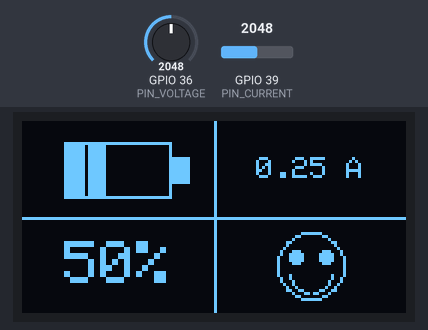
Bench run of a sketch on a simulated ESP32. Shown: 128×64 one-colour display. Inputs (shaded band) come from the test bench; at power-on: GPIO 36 (PIN_VOLTAGE) = 2048, GPIO 39 (PIN_CURRENT) = 2048.

Above: at 1.8 s.
1.9 s: GPIO 36 (PIN_VOLTAGE) set to 2866
At 2.9 s:
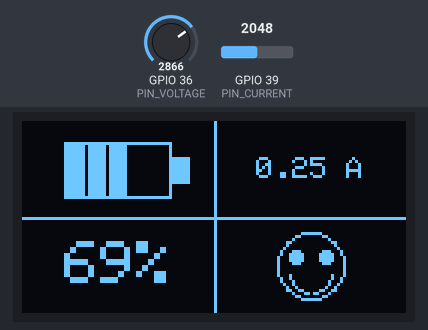
3.6 s: GPIO 39 (PIN_CURRENT) set to 2866
5.6 s: GPIO 36 (PIN_VOLTAGE) set to 3603
At 7.3 s:
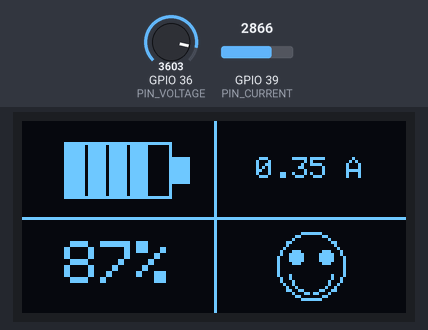
7.7 s: GPIO 39 (PIN_CURRENT) set to 3603
At 9.4 s:
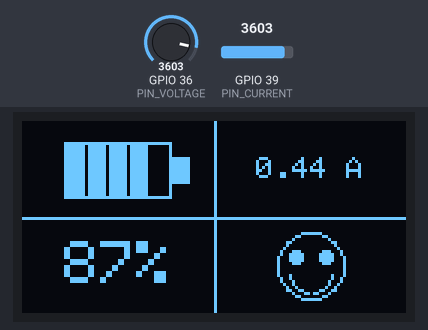
9.7 s: GPIO 36 (PIN_VOLTAGE) set to 4095
At 10.6 s:
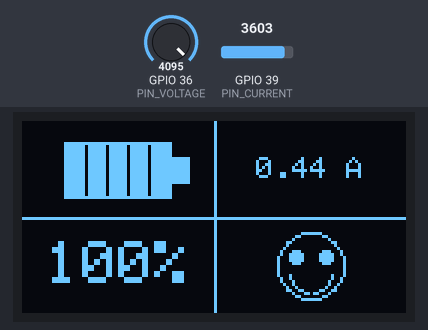
11.8 s: GPIO 39 (PIN_CURRENT) set to 4095
At 12.8 s:
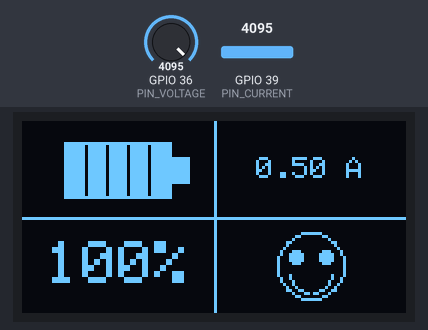
Timing chart, 0 to 14.8 s (numbered marks = the images above; inputs shaded):
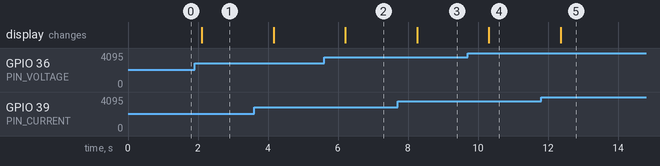

The sketch:

Test_5_battery_based_on_potental_difference.ino
```cpp
#include <Wire.h>
#include <Adafruit_GFX.h>
#include <Adafruit_SSD1306.h>

#define SCREEN_WIDTH   128
#define SCREEN_HEIGHT   64

// actual ESP32 ADC-capable pins
#define PIN_VOLTAGE    36    // ADC1_CH0
#define PIN_CURRENT    39    // ADC1_CH3

#define VREF           3.3
#define ADC_MAX        4095.0

Adafruit_SSD1306 display(SCREEN_WIDTH, SCREEN_HEIGHT, &Wire, -1);

float readVoltage() {
  return analogRead(PIN_VOLTAGE) / ADC_MAX * VREF;
}

float readCurrent_mA() {
  return analogRead(PIN_CURRENT) / ADC_MAX * 500.0;
}

void setup() {
  Wire.begin(21, 22);
  display.begin(SSD1306_SWITCHCAPVCC, 0x3C);
  display.clearDisplay();
}

void loop() {
  //--- read sensors
  float voltage    = readVoltage();
  float current_mA = readCurrent_mA();
  float current_A  = current_mA / 1000.0;

  //--- compute % & bars, clamp <5% to 0
  float pct = voltage / VREF * 100.0;
  if (pct < 5.0) pct = 0.0;
  pct = constrain(pct, 0.0, 100.0);
  int bars = int(pct) / 20;       // 0–5 bars
  bars = min(bars, 5);

  //--- clear & draw quadrant lines
  display.clearDisplay();
  int midX = SCREEN_WIDTH  / 2;
  int midY = SCREEN_HEIGHT / 2;
  display.drawLine(midX, 0,    midX, SCREEN_HEIGHT, SSD1306_WHITE);
  display.drawLine(0,    midY, SCREEN_WIDTH, midY,    SSD1306_WHITE);

  //--- top-left: little battery @75% scale, centered in (0,0)-(midX,midY)
  const int slotCount  = 5;
  const int slotW      = 9;
  const int barSpacing = 2;
  const int tipW       = 8;
  const int batH       = 26;
  // 75% scale:
  const int small_slotW      = (slotW      * 3) / 4;  // ~6
  const int small_barSpacing = (barSpacing * 3) / 4;  // ~1
  const int small_tipW       = (tipW      * 3) / 4;  // ~6
  const int small_batH       = (batH      * 3) / 4;  // ~19
  const int small_barMargin  = small_barSpacing;

  int small_batW = slotCount * small_slotW + (slotCount + 1) * small_barSpacing;
  // center it:
  int q1_cx = midX / 2;
  int q1_cy = midY / 2;
  int small_batX = q1_cx - small_batW/2;
  int small_batY = q1_cy - small_batH/2;

  // draw outline + tip
  display.drawRect(small_batX, small_batY, small_batW, small_batH, SSD1306_WHITE);
  display.fillRect(
    small_batX + small_batW,
    small_batY + (small_batH - small_batH/2)/2,
    small_tipW, small_batH/2,
    SSD1306_WHITE
  );

  // fill bars
  int slotY  = small_batY + small_barMargin;
  int slotX0 = small_batX + small_barMargin;
  int slotH  = small_batH - 2 * small_barMargin;
  for (int i = 0; i < bars; i++) {
    int x = slotX0 + i * (small_slotW + small_barSpacing);
    display.fillRect(x, slotY, small_slotW, slotH, SSD1306_WHITE);
  }

  //--- bottom-left: % textSize(2), centered in (0,midY)-(midX,SCREEN_HEIGHT)
  String pctStr = String(int(pct)) + "%";
  display.setTextSize(2);
  display.setTextColor(SSD1306_WHITE);
  int16_t x1,y1; uint16_t w,h;
  display.getTextBounds(pctStr, 0, 0, &x1, &y1, &w, &h);
  int pctX = (midX  - w)/2;
  int pctY = midY + (midY - h)/2;
  display.setCursor(pctX, pctY);
  display.print(pctStr);

  //--- top-right: current in A, textSize(1), centered in (midX,0)-(SCREEN_WIDTH,midY)
  String curStr = String(current_A, 2) + " A";
  display.setTextSize(1);
  display.getTextBounds(curStr, 0, 0, &x1, &y1, &w, &h);
  int curX = midX + (midX - w)/2;
  int curY = (midY - h)/2;
  display.setCursor(curX, curY);
  display.print(curStr);

  //--- bottom-right: smiley, centered in (midX,midY)-(SCREEN_WIDTH,SCREEN_HEIGHT)
  int q4_cx = midX + midX/2;
  int q4_cy = midY + midY/2;
  int r = min(midX, midY)/2 - 5;
  display.drawCircle(q4_cx, q4_cy, r, SSD1306_WHITE);
  display.fillCircle(q4_cx - r/2, q4_cy - r/3, 2, SSD1306_WHITE);
  display.fillCircle(q4_cx + r/2, q4_cy - r/3, 2, SSD1306_WHITE);
  display.drawCircleHelper(q4_cx, q4_cy + 2, r - 4, 4, SSD1306_WHITE);
  display.drawCircleHelper(q4_cx, q4_cy + 2, r - 4, 8, SSD1306_WHITE);

  //--- update
  display.display();
  delay(1000);
}
```

Measured:
- after the input at 1.9 s, the display: changes after 0.21 s (image 1)
- after the input at 5.6 s, the display: changes after 0.61 s (image 2)
- after the input at 7.7 s, the display: changes after 0.56 s (image 3)
- after the input at 9.7 s, the display: changes after 0.61 s (image 4)
- after the input at 11.8 s, the display: changes after 0.57 s (image 5)
